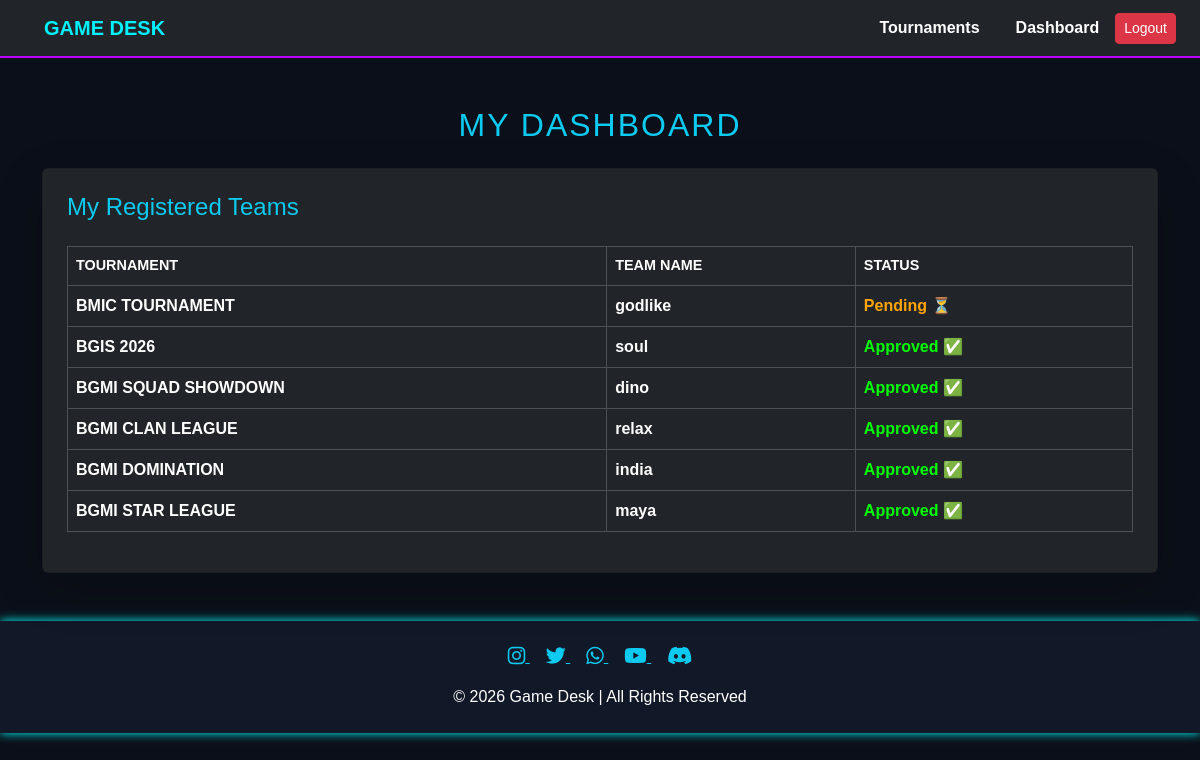
The app's page /dashboard/ (signed in) with its own data.
### coreapp/models.py (models this page shows, shortened)
class TeamRegistration(models.Model):
    user = models.ForeignKey(User, on_delete=models.CASCADE)
    tournament = models.ForeignKey(Tournament, on_delete=models.CASCADE)
    team_name = models.CharField(max_length=100)
    contact_email = models.EmailField()
    contact_phone = models.CharField(max_length=15)
    team_logo = models.ImageField(upload_to='team_logos/', blank=True, null=True)
    payment_status = models.CharField(
        max_length=20,
        choices=[
            ('Pending', 'Pending'),
            ('Paid', 'Paid'),
        ],
        default='Pending'
    )
    approval_status = models.CharField(
        max_length=20,
        choices=[
            ('Pending', 'Pending'),
            ('Approved', 'Approved'),
            ('Rejected', 'Rejected'),
        ],
        default='Pending'
    )
    created_at = models.DateTimeField(auto_now_add=True)

class Tournament(models.Model):
    title = models.CharField(max_length=200)
    image = models.ImageField(upload_to='tournaments/')
    entry_fee = models.IntegerField()
    prize_pool = models.CharField(max_length=100)
    start_date = models.DateField()

### coreapp/views.py (the view)
# urls.py: path('dashboard/', views.dashboard, name='dashboard'),
@login_required
def dashboard(request):
    teams = TeamRegistration.objects.filter(user=request.user)
    return render(request, 'dashboard.html', {'teams': teams})

### templates/dashboard.html
{% extends 'base.html' %}
{% block content %}
<div class="container mt-5 text-white">
    <h2 class="text-info mb-4">My Dashboard</h2>
    <div class="card p-4 bg-dark shadow-lg">
        <h4 class="text-info">My Registered Teams</h4>
        {% if teams %}
            <table class="table table-dark table-bordered mt-3">
                <thead>
                    <tr>
                        <th>Tournament</th>
                        <th>Team Name</th>
                        <th>Status</th>
                    </tr>
                </thead>
                <tbody>
                    {% for team in teams %}
                    <tr>
                        <td>{{ team.tournament.title }}</td>
                        <td>{{ team.team_name }}</td>
                        <td>
                           {% if team.approval_status == "Approved" %}
                            <span style="color:lime;">Approved ✅</span>
                             {% elif team.approval_status == "Rejected" %}
                            <span style="color:red;">Rejected ❌</span>
                             {% else %}
                             <span style="color:orange;">Pending ⏳</span>
                             {% endif %}
                        </td>
                    </tr>
                    {% endfor %}
                </tbody>
            </table>
        {% else %}
            <p>No teams registered yet.</p>
            <p>Status: {{ reg.payment_status }}</p>
        {% endif %}
    </div>
{% endblock %}

### static/css/style.css (style rules this page uses)
* { margin: 0; padding: 0; box-sizing: border-box; font-family: Arial, sans-serif; }
body { background: radial-gradient(circle at top, #05161a, #000); color: white; min-height: 100vh; }
body { margin: 0; min-height: 100vh; }
body { background-color: #0f0f0f; color: #ffffff; font-family: 'Poppins', sans-serif; margin: 0; padding: 0; }
h1, h2 { text-align: center; text-transform: uppercase; color: #00f2ff; letter-spacing: 2px; }
table { width: 100%; border-collapse: collapse; margin-top: 15px; }
th, td { padding: 12px; text-align: left; border-bottom: 1px solid #333; }
th { color: #888; font-size: 0.9rem; text-transform: uppercase; }
td { font-weight: 600; color: #eee; }

### templates/base.html (style rules this page uses)
body { background: #0b0f19; color: white; }

### records on screen
TeamRegistration: tournament "BMIC TOURNAMENT", team_name "godlike", approval_status "Pending ⏳"
TeamRegistration: tournament "BGIS 2026", team_name "soul", approval_status "Approved ✅"
TeamRegistration: tournament "BGMI SQUAD SHOWDOWN", team_name "dino", approval_status "Approved ✅"
TeamRegistration: tournament "BGMI CLAN LEAGUE", team_name "relax", approval_status "Approved ✅"
TeamRegistration: tournament "BGMI DOMINATION", team_name "india", approval_status "Approved ✅"
TeamRegistration: tournament "BGMI STAR LEAGUE", team_name "maya", approval_status "Approved ✅"
